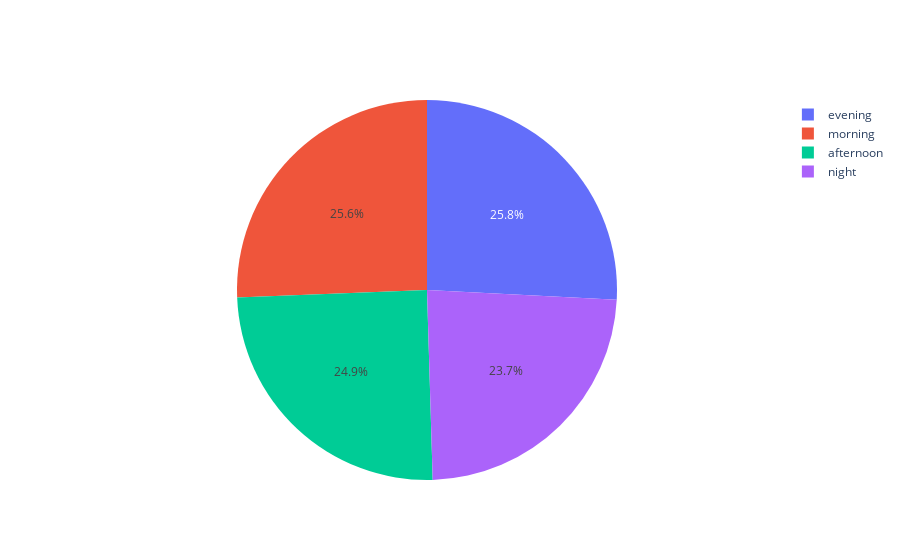

The code cell stored with this chart in its notebook:
### Code cell
labels = mean_time_category.index
values = mean_time_category['revenue']

fig = go.Figure(data=[go.Pie(labels=labels, values=values)])
fig.show()

### Figure 1 — Plotly figure (JSON) as saved in the notebook; plotly's stock layout.template omitted (floating-point values rounded to 4 significant figures)
{"data": [{"labels": ["evening", "morning", "afternoon", "night"], "type": "pie", "values": [2.899, 2.877, 2.791, 2.662]}], "layout": {}}
